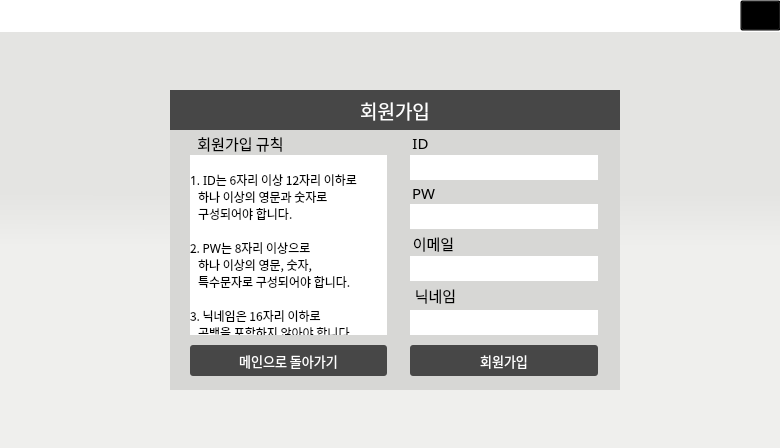
<?xml version="1.0" encoding="UTF-8"?>
<ui version="4.0">
 <class>Dialog</class>
 <widget class="QDialog" name="Dialog">
  <property name="geometry">
   <rect>
    <x>0</x>
    <y>0</y>
    <width>780</width>
    <height>448</height>
   </rect>
  </property>
  <property name="windowTitle">
   <string>PIM AGENT</string>
  </property>
  <property name="styleSheet">
   <string notr="true">background-color:qlineargradient(spread:pad, x1:0.5, y1:0.432, x2:0.499682, y2:0.551, stop:0 #E4E4E2, stop:1 #EFEFED)</string>
  </property>
  <widget class="QFrame" name="frame">
   <property name="geometry">
    <rect>
     <x>170</x>
     <y>90</y>
     <width>450</width>
     <height>300</height>
    </rect>
   </property>
   <property name="font">
    <font>
     <family>함초롬돋움</family>
     <pointsize>12</pointsize>
    </font>
   </property>
   <property name="styleSheet">
    <string notr="true">background-color:#D7D7D5;
border: transparent;
</string>
   </property>
   <property name="frameShape">
    <enum>QFrame::StyledPanel</enum>
   </property>
   <property name="frameShadow">
    <enum>QFrame::Raised</enum>
   </property>
   <widget class="QLineEdit" name="idEdit">
    <property name="geometry">
     <rect>
      <x>240</x>
      <y>65</y>
      <width>188</width>
      <height>25</height>
     </rect>
    </property>
    <property name="font">
     <font>
      <family>돋움</family>
      <pointsize>12</pointsize>
     </font>
    </property>
    <property name="styleSheet">
     <string notr="true">background-color:#ffffff;</string>
    </property>
    <property name="alignment">
     <set>Qt::AlignLeading|Qt::AlignLeft|Qt::AlignVCenter</set>
    </property>
   </widget>
   <widget class="QLabel" name="passLabel">
    <property name="geometry">
     <rect>
      <x>233</x>
      <y>87</y>
      <width>41</width>
      <height>31</height>
     </rect>
    </property>
    <property name="font">
     <font>
      <family>HY견고딕</family>
      <pointsize>11</pointsize>
     </font>
    </property>
    <property name="styleSheet">
     <string notr="true">border: 5px solid rgba(255,255,255,0);
background-color: rgba(255,255,255,0);
background: transparent;</string>
    </property>
    <property name="text">
     <string>PW</string>
    </property>
    <property name="alignment">
     <set>Qt::AlignCenter</set>
    </property>
   </widget>
   <widget class="QLineEdit" name="pwdEdit">
    <property name="geometry">
     <rect>
      <x>240</x>
      <y>114</y>
      <width>188</width>
      <height>25</height>
     </rect>
    </property>
    <property name="font">
     <font>
      <family>돋움</family>
      <pointsize>12</pointsize>
     </font>
    </property>
    <property name="styleSheet">
     <string notr="true">background-color:#ffffff;</string>
    </property>
    <property name="echoMode">
     <enum>QLineEdit::Password</enum>
    </property>
   </widget>
   <widget class="QLabel" name="idLabel">
    <property name="geometry">
     <rect>
      <x>230</x>
      <y>40</y>
      <width>41</width>
      <height>25</height>
     </rect>
    </property>
    <property name="font">
     <font>
      <family>HY견고딕</family>
      <pointsize>11</pointsize>
     </font>
    </property>
    <property name="styleSheet">
     <string notr="true">border: 5px solid rgba(255,255,255,0);
background-color: rgba(255,255,255,0);
background: transparent;</string>
    </property>
    <property name="text">
     <string>ID</string>
    </property>
    <property name="alignment">
     <set>Qt::AlignCenter</set>
    </property>
   </widget>
   <widget class="QPushButton" name="gotoMainBtn">
    <property name="geometry">
     <rect>
      <x>20</x>
      <y>255</y>
      <width>197</width>
      <height>31</height>
     </rect>
    </property>
    <property name="palette">
     <palette>
      <active>
       <colorrole role="WindowText">
        <brush brushstyle="SolidPattern">
         <color alpha="255">
          <red>255</red>
          <green>255</green>
          <blue>255</blue>
         </color>
        </brush>
       </colorrole>
       <colorrole role="Button">
        <brush brushstyle="SolidPattern">
         <color alpha="255">
          <red>71</red>
          <green>71</green>
          <blue>71</blue>
         </color>
        </brush>
       </colorrole>
       <colorrole role="Text">
        <brush brushstyle="SolidPattern">
         <color alpha="255">
          <red>255</red>
          <green>255</green>
          <blue>255</blue>
         </color>
        </brush>
       </colorrole>
       <colorrole role="ButtonText">
        <brush brushstyle="SolidPattern">
         <color alpha="255">
          <red>255</red>
          <green>255</green>
          <blue>255</blue>
         </color>
        </brush>
       </colorrole>
       <colorrole role="Base">
        <brush brushstyle="SolidPattern">
         <color alpha="255">
          <red>71</red>
          <green>71</green>
          <blue>71</blue>
         </color>
        </brush>
       </colorrole>
       <colorrole role="Window">
        <brush brushstyle="SolidPattern">
         <color alpha="255">
          <red>71</red>
          <green>71</green>
          <blue>71</blue>
         </color>
        </brush>
       </colorrole>
      </active>
      <inactive>
       <colorrole role="WindowText">
        <brush brushstyle="SolidPattern">
         <color alpha="255">
          <red>255</red>
          <green>255</green>
          <blue>255</blue>
         </color>
        </brush>
       </colorrole>
       <colorrole role="Button">
        <brush brushstyle="SolidPattern">
         <color alpha="255">
          <red>71</red>
          <green>71</green>
          <blue>71</blue>
         </color>
        </brush>
       </colorrole>
       <colorrole role="Text">
        <brush brushstyle="SolidPattern">
         <color alpha="255">
          <red>255</red>
          <green>255</green>
          <blue>255</blue>
         </color>
        </brush>
       </colorrole>
       <colorrole role="ButtonText">
        <brush brushstyle="SolidPattern">
         <color alpha="255">
          <red>255</red>
          <green>255</green>
          <blue>255</blue>
         </color>
        </brush>
       </colorrole>
       <colorrole role="Base">
        <brush brushstyle="SolidPattern">
         <color alpha="255">
          <red>71</red>
          <green>71</green>
          <blue>71</blue>
         </color>
        </brush>
       </colorrole>
       <colorrole role="Window">
        <brush brushstyle="SolidPattern">
         <color alpha="255">
          <red>71</red>
          <green>71</green>
          <blue>71</blue>
         </color>
        </brush>
       </colorrole>
      </inactive>
      <disabled>
       <colorrole role="WindowText">
        <brush brushstyle="SolidPattern">
         <color alpha="255">
          <red>255</red>
          <green>255</green>
          <blue>255</blue>
         </color>
        </brush>
       </colorrole>
       <colorrole role="Button">
        <brush brushstyle="SolidPattern">
         <color alpha="255">
          <red>71</red>
          <green>71</green>
          <blue>71</blue>
         </color>
        </brush>
       </colorrole>
       <colorrole role="Text">
        <brush brushstyle="SolidPattern">
         <color alpha="255">
          <red>255</red>
          <green>255</green>
          <blue>255</blue>
         </color>
        </brush>
       </colorrole>
       <colorrole role="ButtonText">
        <brush brushstyle="SolidPattern">
         <color alpha="255">
          <red>255</red>
          <green>255</green>
          <blue>255</blue>
         </color>
        </brush>
       </colorrole>
       <colorrole role="Base">
        <brush brushstyle="SolidPattern">
         <color alpha="255">
          <red>71</red>
          <green>71</green>
          <blue>71</blue>
         </color>
        </brush>
       </colorrole>
       <colorrole role="Window">
        <brush brushstyle="SolidPattern">
         <color alpha="255">
          <red>71</red>
          <green>71</green>
          <blue>71</blue>
         </color>
        </brush>
       </colorrole>
      </disabled>
     </palette>
    </property>
    <property name="font">
     <font>
      <family>HY견고딕</family>
      <pointsize>10</pointsize>
     </font>
    </property>
    <property name="styleSheet">
     <string notr="true">QPushButton{
color: white;
background-color:#474747;
border-style: solid;
border-radius:3px;
}

 QPushButton:hover {
background-color:#9E9E9E;
 }</string>
    </property>
    <property name="text">
     <string>메인으로 돌아가기</string>
    </property>
   </widget>
   <widget class="QLabel" name="titleLabel">
    <property name="geometry">
     <rect>
      <x>0</x>
      <y>0</y>
      <width>450</width>
      <height>40</height>
     </rect>
    </property>
    <property name="font">
     <font>
      <family>HY견고딕</family>
      <pointsize>14</pointsize>
     </font>
    </property>
    <property name="styleSheet">
     <string notr="true">color: white;
background-color:#474747;
text-align:center;</string>
    </property>
    <property name="text">
     <string>회원가입</string>
    </property>
    <property name="alignment">
     <set>Qt::AlignCenter</set>
    </property>
   </widget>
   <widget class="QLabel" name="repassLabel">
    <property name="geometry">
     <rect>
      <x>233</x>
      <y>138</y>
      <width>61</width>
      <height>30</height>
     </rect>
    </property>
    <property name="font">
     <font>
      <family>HY견고딕</family>
      <pointsize>11</pointsize>
     </font>
    </property>
    <property name="styleSheet">
     <string notr="true">border: 5px solid rgba(255,255,255,0);
background-color: rgba(255,255,255,0);
background: transparent;</string>
    </property>
    <property name="text">
     <string>이메일</string>
    </property>
    <property name="alignment">
     <set>Qt::AlignCenter</set>
    </property>
   </widget>
   <widget class="QLabel" name="nicknameLabel">
    <property name="geometry">
     <rect>
      <x>230</x>
      <y>190</y>
      <width>71</width>
      <height>31</height>
     </rect>
    </property>
    <property name="font">
     <font>
      <family>HY견고딕</family>
      <pointsize>11</pointsize>
     </font>
    </property>
    <property name="styleSheet">
     <string notr="true">border: 5px solid rgba(255,255,255,0);
background-color: rgba(255,255,255,0);
background: transparent;</string>
    </property>
    <property name="text">
     <string>닉네임</string>
    </property>
    <property name="alignment">
     <set>Qt::AlignCenter</set>
    </property>
   </widget>
   <widget class="QLineEdit" name="nicknameEdit">
    <property name="geometry">
     <rect>
      <x>240</x>
      <y>220</y>
      <width>188</width>
      <height>25</height>
     </rect>
    </property>
    <property name="font">
     <font>
      <family>돋움</family>
      <pointsize>12</pointsize>
     </font>
    </property>
    <property name="styleSheet">
     <string notr="true">background-color:#ffffff;</string>
    </property>
    <property name="echoMode">
     <enum>QLineEdit::Normal</enum>
    </property>
   </widget>
   <widget class="QLabel" name="ruleLabel">
    <property name="geometry">
     <rect>
      <x>10</x>
      <y>40</y>
      <width>121</width>
      <height>27</height>
     </rect>
    </property>
    <property name="font">
     <font>
      <family>HY견고딕</family>
      <pointsize>11</pointsize>
     </font>
    </property>
    <property name="styleSheet">
     <string notr="true">border: transparent;</string>
    </property>
    <property name="text">
     <string>회원가입 규칙</string>
    </property>
    <property name="alignment">
     <set>Qt::AlignCenter</set>
    </property>
   </widget>
   <widget class="QLabel" name="ruleText">
    <property name="geometry">
     <rect>
      <x>20</x>
      <y>65</y>
      <width>197</width>
      <height>180</height>
     </rect>
    </property>
    <property name="font">
     <font>
      <family>HY견고딕</family>
      <pointsize>9</pointsize>
     </font>
    </property>
    <property name="styleSheet">
     <string notr="true">background-color:#ffffff;</string>
    </property>
    <property name="text">
     <string>
1. ID는 6자리 이상 12자리 이하로
   하나 이상의 영문과 숫자로
   구성되어야 합니다.

2. PW는 8자리 이상으로
   하나 이상의 영문, 숫자,
   특수문자로 구성되어야 합니다.

3. 닉네임은 16자리 이하로
   공백을 포함하지 않아야 합니다.</string>
    </property>
    <property name="alignment">
     <set>Qt::AlignLeading|Qt::AlignLeft|Qt::AlignTop</set>
    </property>
   </widget>
   <widget class="QPushButton" name="joinBtn">
    <property name="geometry">
     <rect>
      <x>240</x>
      <y>255</y>
      <width>188</width>
      <height>31</height>
     </rect>
    </property>
    <property name="palette">
     <palette>
      <active>
       <colorrole role="WindowText">
        <brush brushstyle="SolidPattern">
         <color alpha="255">
          <red>255</red>
          <green>255</green>
          <blue>255</blue>
         </color>
        </brush>
       </colorrole>
       <colorrole role="Button">
        <brush brushstyle="SolidPattern">
         <color alpha="255">
          <red>71</red>
          <green>71</green>
          <blue>71</blue>
         </color>
        </brush>
       </colorrole>
       <colorrole role="Text">
        <brush brushstyle="SolidPattern">
         <color alpha="255">
          <red>255</red>
          <green>255</green>
          <blue>255</blue>
         </color>
        </brush>
       </colorrole>
       <colorrole role="ButtonText">
        <brush brushstyle="SolidPattern">
         <color alpha="255">
          <red>255</red>
          <green>255</green>
          <blue>255</blue>
         </color>
        </brush>
       </colorrole>
       <colorrole role="Base">
        <brush brushstyle="SolidPattern">
         <color alpha="255">
          <red>71</red>
          <green>71</green>
          <blue>71</blue>
         </color>
        </brush>
       </colorrole>
       <colorrole role="Window">
        <brush brushstyle="SolidPattern">
         <color alpha="255">
          <red>71</red>
          <green>71</green>
          <blue>71</blue>
         </color>
        </brush>
       </colorrole>
      </active>
      <inactive>
       <colorrole role="WindowText">
        <brush brushstyle="SolidPattern">
         <color alpha="255">
          <red>255</red>
          <green>255</green>
          <blue>255</blue>
         </color>
        </brush>
       </colorrole>
       <colorrole role="Button">
        <brush brushstyle="SolidPattern">
         <color alpha="255">
          <red>71</red>
          <green>71</green>
          <blue>71</blue>
         </color>
        </brush>
       </colorrole>
       <colorrole role="Text">
        <brush brushstyle="SolidPattern">
         <color alpha="255">
          <red>255</red>
          <green>255</green>
          <blue>255</blue>
         </color>
        </brush>
       </colorrole>
       <colorrole role="ButtonText">
        <brush brushstyle="SolidPattern">
         <color alpha="255">
          <red>255</red>
          <green>255</green>
          <blue>255</blue>
         </color>
        </brush>
       </colorrole>
       <colorrole role="Base">
        <brush brushstyle="SolidPattern">
         <color alpha="255">
          <red>71</red>
          <green>71</green>
          <blue>71</blue>
         </color>
        </brush>
       </colorrole>
       <colorrole role="Window">
        <brush brushstyle="SolidPattern">
         <color alpha="255">
          <red>71</red>
          <green>71</green>
          <blue>71</blue>
         </color>
        </brush>
       </colorrole>
      </inactive>
      <disabled>
       <colorrole role="WindowText">
        <brush brushstyle="SolidPattern">
         <color alpha="255">
          <red>255</red>
          <green>255</green>
          <blue>255</blue>
         </color>
        </brush>
       </colorrole>
       <colorrole role="Button">
        <brush brushstyle="SolidPattern">
         <color alpha="255">
          <red>71</red>
          <green>71</green>
          <blue>71</blue>
         </color>
        </brush>
       </colorrole>
       <colorrole role="Text">
        <brush brushstyle="SolidPattern">
         <color alpha="255">
          <red>255</red>
          <green>255</green>
          <blue>255</blue>
         </color>
        </brush>
       </colorrole>
       <colorrole role="ButtonText">
        <brush brushstyle="SolidPattern">
         <color alpha="255">
          <red>255</red>
          <green>255</green>
          <blue>255</blue>
         </color>
        </brush>
       </colorrole>
       <colorrole role="Base">
        <brush brushstyle="SolidPattern">
         <color alpha="255">
          <red>71</red>
          <green>71</green>
          <blue>71</blue>
         </color>
        </brush>
       </colorrole>
       <colorrole role="Window">
        <brush brushstyle="SolidPattern">
         <color alpha="255">
          <red>71</red>
          <green>71</green>
          <blue>71</blue>
         </color>
        </brush>
       </colorrole>
      </disabled>
     </palette>
    </property>
    <property name="font">
     <font>
      <family>HY견고딕</family>
      <pointsize>10</pointsize>
     </font>
    </property>
    <property name="styleSheet">
     <string notr="true">QPushButton{
color: white;
background-color:#474747;
border-style: solid;
border-radius:3px;
}

 QPushButton:hover {
background-color:#9E9E9E;
 }</string>
    </property>
    <property name="text">
     <string>회원가입</string>
    </property>
   </widget>
   <widget class="QLineEdit" name="emailEdit">
    <property name="geometry">
     <rect>
      <x>240</x>
      <y>166</y>
      <width>188</width>
      <height>25</height>
     </rect>
    </property>
    <property name="font">
     <font>
      <family>돋움</family>
      <pointsize>12</pointsize>
     </font>
    </property>
    <property name="styleSheet">
     <string notr="true">background-color:#ffffff;</string>
    </property>
    <property name="echoMode">
     <enum>QLineEdit::Normal</enum>
    </property>
   </widget>
   <zorder>idEdit</zorder>
   <zorder>pwdEdit</zorder>
   <zorder>idLabel</zorder>
   <zorder>gotoMainBtn</zorder>
   <zorder>titleLabel</zorder>
   <zorder>repassLabel</zorder>
   <zorder>nicknameLabel</zorder>
   <zorder>nicknameEdit</zorder>
   <zorder>ruleLabel</zorder>
   <zorder>ruleText</zorder>
   <zorder>joinBtn</zorder>
   <zorder>passLabel</zorder>
   <zorder>emailEdit</zorder>
  </widget>
  <widget class="QPushButton" name="minimizeBtn">
   <property name="geometry">
    <rect>
     <x>700</x>
     <y>0</y>
     <width>41</width>
     <height>31</height>
    </rect>
   </property>
   <property name="font">
    <font>
     <family>Arial</family>
     <pointsize>20</pointsize>
    </font>
   </property>
   <property name="styleSheet">
    <string notr="true">QPushButton{
background-color:transparent;
border:transparent;

}

 QPushButton:hover {
background-color:#EFEFED;
 }</string>
   </property>
   <property name="text">
    <string/>
   </property>
  </widget>
  <widget class="QPushButton" name="closeBtn">
   <property name="geometry">
    <rect>
     <x>740</x>
     <y>0</y>
     <width>41</width>
     <height>31</height>
    </rect>
   </property>
   <property name="styleSheet">
    <string notr="true">QPushButton{
background-color:transparent
}

 QPushButton:hover {
     background-color: rgb(191, 83, 62);
 }</string>
   </property>
   <property name="text">
    <string/>
   </property>
  </widget>
  <widget class="QLabel" name="titleLabel_2">
   <property name="geometry">
    <rect>
     <x>0</x>
     <y>0</y>
     <width>780</width>
     <height>32</height>
    </rect>
   </property>
   <property name="font">
    <font>
     <family>함초롬돋움</family>
     <pointsize>14</pointsize>
    </font>
   </property>
   <property name="styleSheet">
    <string notr="true">color: black;
background-color: rgba(255,255,255);
text-align:center;
 border-bottom: 0.4px solid black;
</string>
   </property>
   <property name="text">
    <string/>
   </property>
   <property name="alignment">
    <set>Qt::AlignCenter</set>
   </property>
  </widget>
  <widget class="QLabel" name="iconlabel">
   <property name="geometry">
    <rect>
     <x>5</x>
     <y>5</y>
     <width>20</width>
     <height>20</height>
    </rect>
   </property>
   <property name="font">
    <font>
     <family>함초롬돋움</family>
     <pointsize>14</pointsize>
    </font>
   </property>
   <property name="styleSheet">
    <string notr="true">color: black;
background-color: rgba(255,255,255);
text-align:center;</string>
   </property>
   <property name="text">
    <string/>
   </property>
   <property name="alignment">
    <set>Qt::AlignCenter</set>
   </property>
  </widget>
  <zorder>titleLabel_2</zorder>
  <zorder>frame</zorder>
  <zorder>minimizeBtn</zorder>
  <zorder>closeBtn</zorder>
  <zorder>iconlabel</zorder>
 </widget>
 <resources/>
 <connections/>
</ui>
